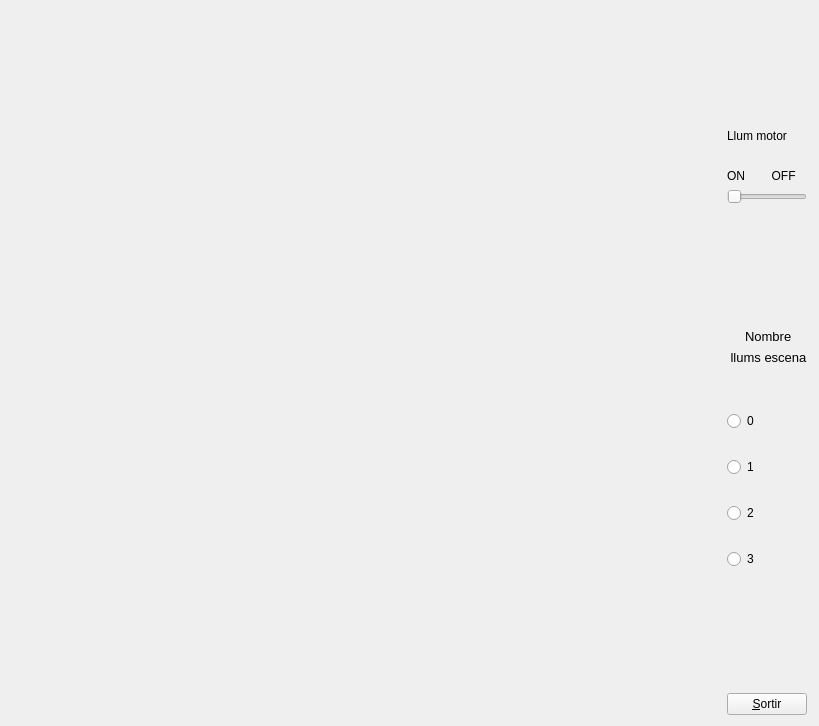
<?xml version="1.0" encoding="UTF-8"?>
<ui version="4.0">
 <class>MyForm</class>
 <widget class="QWidget" name="MyForm">
  <property name="geometry">
   <rect>
    <x>0</x>
    <y>0</y>
    <width>819</width>
    <height>726</height>
   </rect>
  </property>
  <property name="windowTitle">
   <string>IDI-Lab</string>
  </property>
  <layout class="QHBoxLayout" name="horizontalLayout">
   <item>
    <widget class="MyGLWidget" name="widget" native="true">
     <property name="sizePolicy">
      <sizepolicy hsizetype="Expanding" vsizetype="Expanding">
       <horstretch>0</horstretch>
       <verstretch>0</verstretch>
      </sizepolicy>
     </property>
    </widget>
   </item>
   <item>
    <layout class="QVBoxLayout" name="verticalLayout">
     <item>
      <spacer name="verticalSpacer">
       <property name="orientation">
        <enum>Qt::Vertical</enum>
       </property>
       <property name="sizeHint" stdset="0">
        <size>
         <width>20</width>
         <height>40</height>
        </size>
       </property>
      </spacer>
     </item>
     <item>
      <widget class="QLabel" name="label_3">
       <property name="text">
        <string>Llum motor</string>
       </property>
      </widget>
     </item>
     <item>
      <spacer name="verticalSpacer_8">
       <property name="orientation">
        <enum>Qt::Vertical</enum>
       </property>
       <property name="sizeType">
        <enum>QSizePolicy::Maximum</enum>
       </property>
       <property name="sizeHint" stdset="0">
        <size>
         <width>20</width>
         <height>20</height>
        </size>
       </property>
      </spacer>
     </item>
     <item>
      <widget class="QLabel" name="label_4">
       <property name="text">
        <string>ON        OFF</string>
       </property>
      </widget>
     </item>
     <item>
      <widget class="QSlider" name="horizontalSlider">
       <property name="sizePolicy">
        <sizepolicy hsizetype="Maximum" vsizetype="Fixed">
         <horstretch>0</horstretch>
         <verstretch>0</verstretch>
        </sizepolicy>
       </property>
       <property name="maximumSize">
        <size>
         <width>80</width>
         <height>40</height>
        </size>
       </property>
       <property name="maximum">
        <number>1</number>
       </property>
       <property name="orientation">
        <enum>Qt::Horizontal</enum>
       </property>
      </widget>
     </item>
     <item>
      <spacer name="verticalSpacer_7">
       <property name="orientation">
        <enum>Qt::Vertical</enum>
       </property>
       <property name="sizeHint" stdset="0">
        <size>
         <width>20</width>
         <height>40</height>
        </size>
       </property>
      </spacer>
     </item>
     <item>
      <widget class="QLabel" name="label">
       <property name="font">
        <font>
         <pointsize>10</pointsize>
        </font>
       </property>
       <property name="text">
        <string>     Nombre</string>
       </property>
      </widget>
     </item>
     <item>
      <widget class="QLabel" name="label_2">
       <property name="font">
        <font>
         <pointsize>10</pointsize>
         <strikeout>false</strikeout>
         <kerning>true</kerning>
        </font>
       </property>
       <property name="text">
        <string> llums escena</string>
       </property>
      </widget>
     </item>
     <item>
      <spacer name="verticalSpacer_6">
       <property name="orientation">
        <enum>Qt::Vertical</enum>
       </property>
       <property name="sizeType">
        <enum>QSizePolicy::Maximum</enum>
       </property>
       <property name="sizeHint" stdset="0">
        <size>
         <width>20</width>
         <height>40</height>
        </size>
       </property>
      </spacer>
     </item>
     <item>
      <widget class="QRadioButton" name="radioButton_0">
       <property name="maximumSize">
        <size>
         <width>80</width>
         <height>40</height>
        </size>
       </property>
       <property name="layoutDirection">
        <enum>Qt::LeftToRight</enum>
       </property>
       <property name="text">
        <string>0</string>
       </property>
      </widget>
     </item>
     <item>
      <spacer name="verticalSpacer_2">
       <property name="orientation">
        <enum>Qt::Vertical</enum>
       </property>
       <property name="sizeType">
        <enum>QSizePolicy::Maximum</enum>
       </property>
       <property name="sizeHint" stdset="0">
        <size>
         <width>20</width>
         <height>20</height>
        </size>
       </property>
      </spacer>
     </item>
     <item>
      <widget class="QRadioButton" name="radioButton_1">
       <property name="sizePolicy">
        <sizepolicy hsizetype="Minimum" vsizetype="Fixed">
         <horstretch>0</horstretch>
         <verstretch>0</verstretch>
        </sizepolicy>
       </property>
       <property name="maximumSize">
        <size>
         <width>80</width>
         <height>40</height>
        </size>
       </property>
       <property name="text">
        <string>1</string>
       </property>
      </widget>
     </item>
     <item>
      <spacer name="verticalSpacer_3">
       <property name="orientation">
        <enum>Qt::Vertical</enum>
       </property>
       <property name="sizeType">
        <enum>QSizePolicy::Maximum</enum>
       </property>
       <property name="sizeHint" stdset="0">
        <size>
         <width>20</width>
         <height>20</height>
        </size>
       </property>
      </spacer>
     </item>
     <item>
      <widget class="QRadioButton" name="radioButton_2">
       <property name="maximumSize">
        <size>
         <width>80</width>
         <height>40</height>
        </size>
       </property>
       <property name="text">
        <string>2</string>
       </property>
      </widget>
     </item>
     <item>
      <spacer name="verticalSpacer_4">
       <property name="orientation">
        <enum>Qt::Vertical</enum>
       </property>
       <property name="sizeType">
        <enum>QSizePolicy::Maximum</enum>
       </property>
       <property name="sizeHint" stdset="0">
        <size>
         <width>20</width>
         <height>20</height>
        </size>
       </property>
      </spacer>
     </item>
     <item>
      <widget class="QRadioButton" name="radioButton_3">
       <property name="maximumSize">
        <size>
         <width>80</width>
         <height>40</height>
        </size>
       </property>
       <property name="text">
        <string>3</string>
       </property>
      </widget>
     </item>
     <item>
      <spacer name="verticalSpacer_5">
       <property name="orientation">
        <enum>Qt::Vertical</enum>
       </property>
       <property name="sizeHint" stdset="0">
        <size>
         <width>20</width>
         <height>40</height>
        </size>
       </property>
      </spacer>
     </item>
     <item>
      <widget class="QPushButton" name="pushButton">
       <property name="sizePolicy">
        <sizepolicy hsizetype="Fixed" vsizetype="Fixed">
         <horstretch>0</horstretch>
         <verstretch>0</verstretch>
        </sizepolicy>
       </property>
       <property name="text">
        <string>&amp;Sortir</string>
       </property>
      </widget>
     </item>
    </layout>
   </item>
  </layout>
 </widget>
 <customwidgets>
  <customwidget>
   <class>MyGLWidget</class>
   <extends>QWidget</extends>
   <header>MyGLWidget.h</header>
   <container>1</container>
   <slots>
    <signal>signalcanviaDial1(int)</signal>
    <signal>signalcanviaDial2(int)</signal>
    <signal>signalinici(int)</signal>
    <signal>signalFocusMovedKeyboard(int)</signal>
    <signal>signalEngineMode(bool)</signal>
    <signal>signalPolsa0()</signal>
    <signal>signalPolsa1()</signal>
    <signal>signalPolsa2()</signal>
    <signal>signalPolsa3()</signal>
    <signal>signalLlumMotor(int)</signal>
    <slot>torna_inici()</slot>
    <slot>giraPatri1()</slot>
    <slot>giraPatri2()</slot>
    <slot>canvi_cam()</slot>
    <slot>onFocusMoved(int)</slot>
    <slot>onEngineMode(bool)</slot>
    <slot>controlallums0()</slot>
    <slot>controlallums1()</slot>
    <slot>controlallums2()</slot>
    <slot>controlallums3()</slot>
    <slot>controlaLlumMotor()</slot>
   </slots>
  </customwidget>
 </customwidgets>
 <resources/>
 <connections>
  <connection>
   <sender>pushButton</sender>
   <signal>clicked()</signal>
   <receiver>MyForm</receiver>
   <slot>close()</slot>
   <hints>
    <hint type="sourcelabel">
     <x>757</x>
     <y>715</y>
    </hint>
    <hint type="destinationlabel">
     <x>839</x>
     <y>529</y>
    </hint>
   </hints>
  </connection>
  <connection>
   <sender>radioButton_0</sender>
   <signal>clicked()</signal>
   <receiver>widget</receiver>
   <slot>controlallums0()</slot>
   <hints>
    <hint type="sourcelabel">
     <x>750</x>
     <y>318</y>
    </hint>
    <hint type="destinationlabel">
     <x>640</x>
     <y>306</y>
    </hint>
   </hints>
  </connection>
  <connection>
   <sender>radioButton_1</sender>
   <signal>clicked()</signal>
   <receiver>widget</receiver>
   <slot>controlallums1()</slot>
   <hints>
    <hint type="sourcelabel">
     <x>756</x>
     <y>373</y>
    </hint>
    <hint type="destinationlabel">
     <x>599</x>
     <y>357</y>
    </hint>
   </hints>
  </connection>
  <connection>
   <sender>radioButton_2</sender>
   <signal>clicked()</signal>
   <receiver>widget</receiver>
   <slot>controlallums2()</slot>
   <hints>
    <hint type="sourcelabel">
     <x>754</x>
     <y>429</y>
    </hint>
    <hint type="destinationlabel">
     <x>658</x>
     <y>419</y>
    </hint>
   </hints>
  </connection>
  <connection>
   <sender>radioButton_3</sender>
   <signal>clicked()</signal>
   <receiver>widget</receiver>
   <slot>controlallums3()</slot>
   <hints>
    <hint type="sourcelabel">
     <x>764</x>
     <y>476</y>
    </hint>
    <hint type="destinationlabel">
     <x>587</x>
     <y>473</y>
    </hint>
   </hints>
  </connection>
  <connection>
   <sender>widget</sender>
   <signal>signalPolsa0()</signal>
   <receiver>radioButton_0</receiver>
   <slot>click()</slot>
   <hints>
    <hint type="sourcelabel">
     <x>657</x>
     <y>334</y>
    </hint>
    <hint type="destinationlabel">
     <x>792</x>
     <y>316</y>
    </hint>
   </hints>
  </connection>
  <connection>
   <sender>widget</sender>
   <signal>signalPolsa1()</signal>
   <receiver>radioButton_1</receiver>
   <slot>click()</slot>
   <hints>
    <hint type="sourcelabel">
     <x>665</x>
     <y>395</y>
    </hint>
    <hint type="destinationlabel">
     <x>770</x>
     <y>374</y>
    </hint>
   </hints>
  </connection>
  <connection>
   <sender>widget</sender>
   <signal>signalPolsa2()</signal>
   <receiver>radioButton_2</receiver>
   <slot>click()</slot>
   <hints>
    <hint type="sourcelabel">
     <x>670</x>
     <y>447</y>
    </hint>
    <hint type="destinationlabel">
     <x>777</x>
     <y>427</y>
    </hint>
   </hints>
  </connection>
  <connection>
   <sender>widget</sender>
   <signal>signalPolsa3()</signal>
   <receiver>radioButton_3</receiver>
   <slot>click()</slot>
   <hints>
    <hint type="sourcelabel">
     <x>671</x>
     <y>507</y>
    </hint>
    <hint type="destinationlabel">
     <x>758</x>
     <y>476</y>
    </hint>
   </hints>
  </connection>
  <connection>
   <sender>horizontalSlider</sender>
   <signal>valueChanged(int)</signal>
   <receiver>widget</receiver>
   <slot>controlaLlumMotor()</slot>
   <hints>
    <hint type="sourcelabel">
     <x>771</x>
     <y>291</y>
    </hint>
    <hint type="destinationlabel">
     <x>614</x>
     <y>249</y>
    </hint>
   </hints>
  </connection>
  <connection>
   <sender>widget</sender>
   <signal>signalLlumMotor(int)</signal>
   <receiver>horizontalSlider</receiver>
   <slot>setValue(int)</slot>
   <hints>
    <hint type="sourcelabel">
     <x>299</x>
     <y>197</y>
    </hint>
    <hint type="destinationlabel">
     <x>748</x>
     <y>295</y>
    </hint>
   </hints>
  </connection>
 </connections>
</ui>
